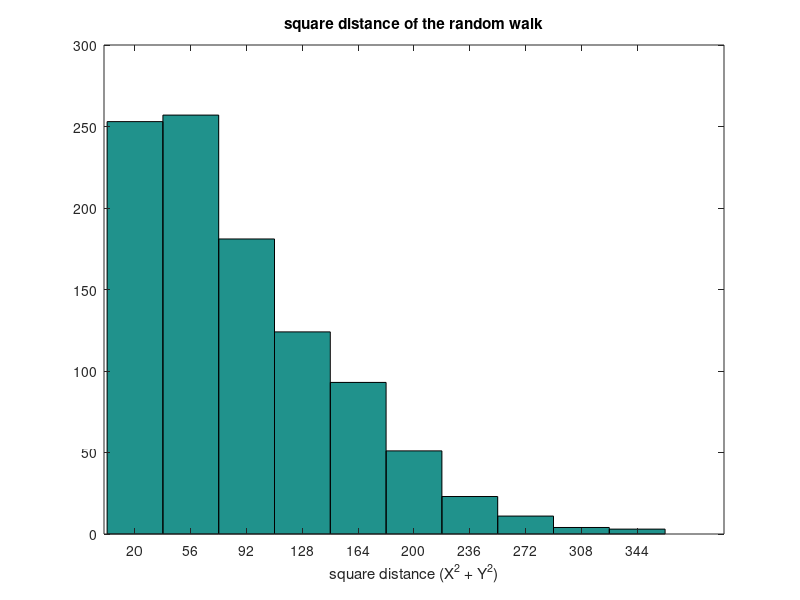
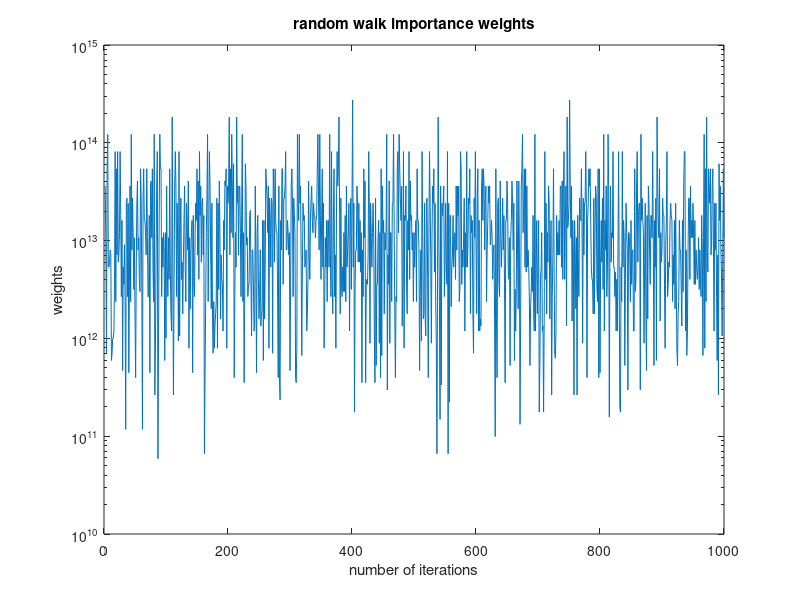

Recreate these plots in MATLAB, in order.
%%
%
%  Assumes equiprobable moves to a set of unoccupied locations
%  Uses sequential importance sampling to correct for bias with
%  weights = p(x_0,...,x_n) / q(x_0,...,x_n). Assuming independent
%  moves, choose the proposal q(x_0,...,x_i) = 1/prod_i d_{i},
%  where d_{i-1} is the number of unoccupied neighbors of x_{i-1} and
%  q(x_i|x_0,...,x_{i-1}) = 1/d_{i-1}.


%%

n=30; %number of steps in a random walk
num_iter = 1e3; %number of iterations for averaging results
moves = [0 1; 0 -1; -1 0; 1 0]; %2-D moves

%random walk statistics
square_dist = zeros(num_iter,1); weights = zeros(num_iter,1);

for iter=1:num_iter  
    trial = 0; i=1;
    %iterate until we have a non-crossing random walk
    while (i~=n) 
    
        %init
        X=0; Y=0; weight = 1;
        lattice = zeros(2*n+1, 2*n+1);
        lattice(n+1,n+1) = 1;
        path = [0 0];     
        xx = n + 1 + X;
        yy = n + 1 + Y;    
        fprintf('iter: %d, trial: %d\n', iter, trial);
    
        for i=1:n                    
           up    = lattice(xx,yy+1);
           down  = lattice(xx,yy-1);
           left  = lattice(xx-1,yy);
           right = lattice(xx+1,yy);
       
           %compute available directions
           neighbors = [1 1 1 1] - [up, down, left, right];
       
           %avoid self-loops
           if (sum(neighbors)==0), i=1; break; end

           %compute importance weights: d0 x d1 x ... x d_{n-1}
           %note: grows as O(4^n), exponential with the number of steps n
           weight = weight * sum(neighbors);
           
           %sample a move direction
           direction = find(rand < (cumsum(neighbors)/sum(neighbors)),1,'first');
       
           %updated local coordinates
           X = X + moves(direction,1);
           Y = Y + moves(direction,2);
       
           %assign random walk events
           %U = rand;
           %if (U < 1/2)
           %   X = X + 2*(U < 1/4) - 1; %{Left, Right}
           %else
           %   Y = Y + 2*(U < 3/4) - 1; %{Up,Down}
           %end
                   
           %store sampled path
           path_new = [X Y];
           path = [path; path_new];

           %update grid coordinates
           xx = n + 1 + X;
           yy = n + 1 + Y;               
           lattice(xx,yy) = 1;       
        end
        trial=trial+1;    
    end
    %compute square extension
    square_dist(iter) = X^2 + Y^2;                     
    %store importance weights
    weights(iter) = weight;
end

%compute mean square extension
mean_square_dist = mean(weights.*square_dist)/mean(weights);
fprintf('mean square dist: %d\n', mean_square_dist);

%% generate plots
%figure;
% clf; hold on; axis([-n n -n n]);
% for i=1:n-1
%     line([path(i,1),path(i+1,1)],[path(i,2),path(i+1,2)],'linewidth',2.0);  
% end
%title('random walk with no overlaps'); xlabel('x'); ylabel('y');

figure;
hist(square_dist);
title('square distance of the random walk'); xlabel('square distance (X^2 + Y^2)');

figure;
semilogy(weights);
title('random walk importance weights'); 
xlabel('number of iterations'); ylabel('weights');
